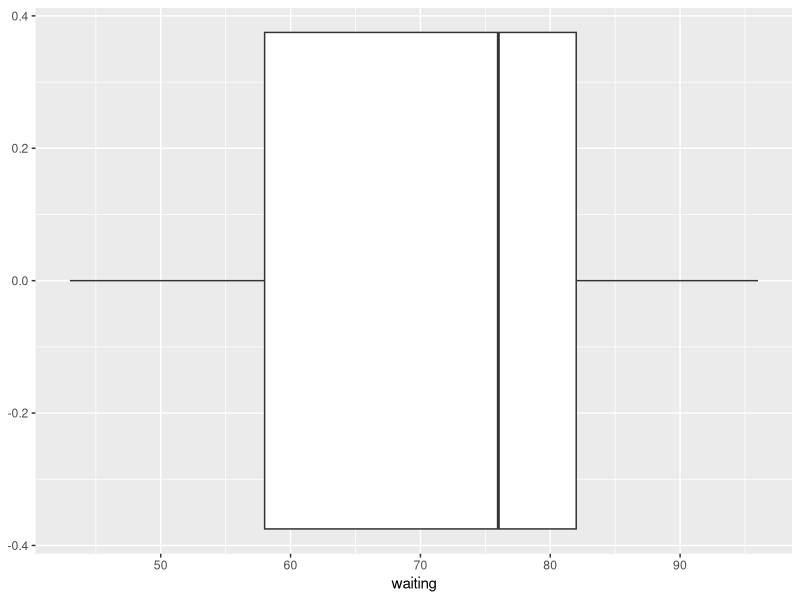
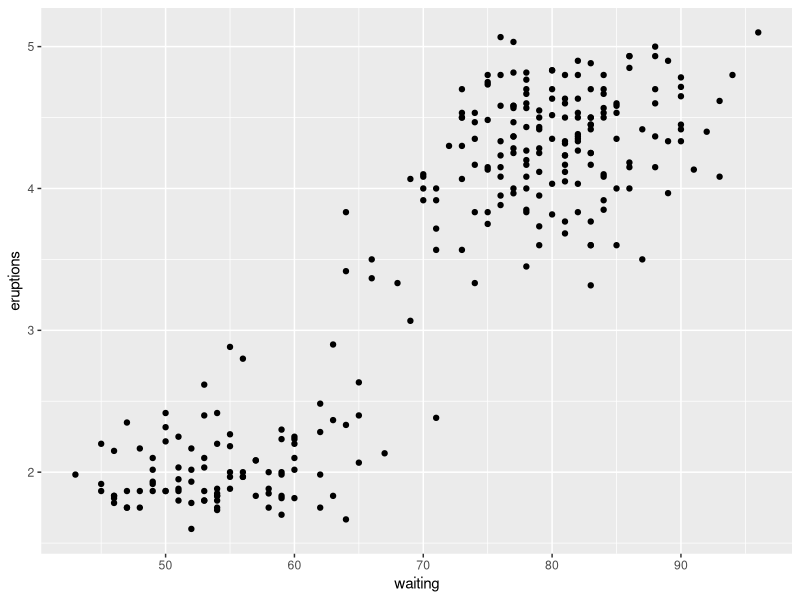

R code for these plots, in order:
## ---- chunk 1
knitr::opts_chunk$set(echo = TRUE, fig.align = "center", fig.path = "Figures/")
## ---- chunk 2
library(bookdown)
library(tidyverse)
library(readr)
library(kableExtra)
library(ggplot2)
library(lubridate)
library(gridExtra)
library(dplyr)
library(knitr)
## ---- chunk 3
dat <- datasets::faithful
glimpse(dat)
## ---- chunk 4
save(dat, file = "dat")
## ---- chunk 5
table1 <- dat %>%
  knitr::kable(caption = "Table 1 - Eruption Duration and Waiting Times")
table1
## ---- chunk 6
summary_table <- dat %>%
  dplyr::select(waiting) %>%
  summary()

summary_table
## ---- chunk 7
table2 <- dat %>% 
  dplyr::select(waiting) %>%
  summary() %>%
  knitr::kable(caption = "Table 2 - Summary Statistics for Waiting Time")

table2
## ---- chunk 8
figure1 <- 
dat %>%
  dplyr::select(waiting) %>%
  ggplot(aes(x = waiting)) +
  geom_boxplot()

figure1
## ---- chunk 9
figure2 <- ggplot(dat) +
  geom_point(mapping = aes(x = waiting, y = eruptions))

figure2
